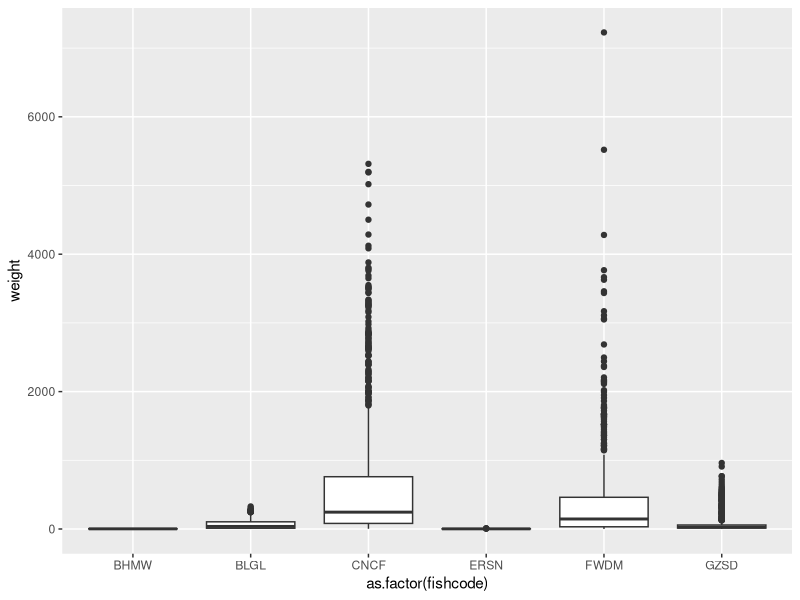

Generate this figure with R:
## ---- chunk 1
library(tidyverse) #load the readr package

fish <- read_csv("./2018 LTRM data.csv", col_types = list(weight = col_double())) #change the weight column to a numeric rather than a character string (in tidyverse, numeric class is called a double)

## ---- chunk 2
#If you don't specify the column type while bringing in the data, you can coerce the columns either within a function or permanently using wrappers such as as.factor(), as.numeric()

#example in a function NOT PERMANENT CHANGE:
ggplot(fish, aes(as.factor(fishcode), weight)) +
  geom_boxplot()

#example as permanent change: 
fish$fishcode <- as.factor(fish$fishcode)

#However, if a column is read as a character and is supposed to be numeric, you need two wrappers otherwise the data will change to numeric based on ranks only. For example a character list of 0, 5, 17, 19 would be coerced to 1, 2, 3, 4 when changed to a numeric only. To preserve the 0, 5, 17, 19 when converting to numeric do the following: 
fish$weight <- as.numeric(as.character(fish$weight))
## ---- chunk 3
unique(fish$fishcode) #this spits out the unique factors of species in our object
## ---- chunk 4
#install.packages("dplyr")
library(dplyr)
## ---- chunk 5
#Do we have unique IDs for all rows in the fish data? 
distinct(fish, Vital_Rate_Barcode, .keep_all = TRUE)#specify the fish data, specify what column you want to have distinct values from (our ID column is called Vital_Rate_Barcode), and then .keep_all = TRUE keeps all of the other data columns rather than just the barcode column
#we can see this dataset has 4,804 unique rows, so 5 of our fish previously had the same barcode/ID

#The distinct function can also be used to remove duplicate rows. If you create a dataset from multiple sources that may have some overlapping data, you can remove duplicate rows by wrapping the dataframe within the distinct function
distinct(fish)

# If you wnanted to save this as a new dataset, newfish <- distinct(fish)
## ---- chunk 6
rename(fish, Species = fishcode) #new name, then old name, note we do not have a permanent name change because we did not save our change using the objectname <- syntax

fish <- rename(fish, c(Species = fishcode, Weight = weight, TL = length)) #multiple column name changes use the concatenate function (c()) 
# New column name = old col name
#columns 73, 74, 78 are changed
# Can also use fish <- dplyr::rename(fish, c(Species = fishcode, Weight = weight, TL = length)) 
names(fish)
## ---- chunk 7
select(fish, ends_with("qf")) #there are multiple columns that end in "qf" in the dataset. Select all of these columns
## ---- chunk 8
#Let's put Species as the first column
select(fish, Species, everything()) # everything() will select everything else
## ---- chunk 9
#We're going to filter first based on TL 

large <- filter(fish, TL > 500) #name the new object "large", use the filter function, so specify dataframe first, then the variable  (TL) and what parameter of the variable (>500)
glimpse(large) #you can see that there are 246 fish with a TL of more than 500 (246 observations/rows)

#let's get the Channel Catfish only
catfish <- filter(fish, Species == "CNCF")#use the filter function. Again, specify the data frame, then the column we want to filter from (Species). Here, we want Channel Catfish only so we have to use a DOUBLE equal sign. If you use only one equal sign, it won't work.
glimpse(catfish)
#there are 1,253 Channel Catfish
## ---- chunk 10
#let's say you want to filter for multiple things, Let's filter for forage fish, so we want emerald shiner, bullhead minnow, and gizzard shad There are a couple ways to do this. 
unique(fish$Species)


#1. use | which means "or". So we are filtering for species that are Emerald Shiner, Gizzard Shad, or Bullhead Minnow
forage <- filter(fish, Species == "ERSN" | Species == "GZSD" | Species == "BHMW")
glimpse(forage)
unique(forage$Species)
#the above 2 data sets are the same

#2. use != to remove the other species from the fish we want. != means "not including" (when you say not including you need to switch to & )
forage1 <- filter(fish, Species != "CNCF" & Species != "BLGL" & Species != "FWDM" & Species != "LMBS" & Species != "WRMH")
glimpse(forage1)
unique(forage1$Species)

#3. use %in% (recommended)
forage2 <- filter(fish, Species %in% c("ERSN", "GZSD", "BHMW")) #%in% means "including", we're filtering from Species and including Emerald Shiner, Gizzard Shad, and Bullhead Minnow. You need to use the c() function here

glimpse(forage2)
unique(forage2$Species)

#4. The ! can be used with the %in% to remove a list of species
forage3 <- filter(fish, !Species %in% c("CNCF", "BLGL", "FWDM", "LMBS", "WRMH"))
glimpse(forage3)
unique(forage3$Species)

## ---- chunk 11
#we can use the & for this
#let's filter only Catfish with a TL above 500
catfish2 <- filter(fish, as.numeric(TL) > 500 & Species == "CNCF")#specify dataframe, filter by Species, use &, filter by TL
glimpse(catfish2)
## ---- chunk 12

#Use the between function within filter to identify the column and bounding values.
Between <- filter(fish, between(TL, 400, 600))

#Insert a "!" before the between function to indicate you do not want to keep records between these values.
NotBetween <- filter(fish, !between(TL, 400, 600))

Between$TL
## ---- chunk 13
#Filter all rows that include GN ID and Species codes listed above

#we want to look at forage fish from the first two stations (Pools 4 and 8)
#using two %in%
foragestation <- filter(fish, Species %in% c("ERSN", "GZSD", "BHMW") &
                 fstation %in% c(1,2))
#using %in% and |
foragestation2 <- filter(fish, Species %in% c("ERSN", "GZSD", "BHMW") & (fstation == 1 | fstation == 2)) #need to have parentheses around the | for fstation because of order of operations
#this tells R include the species ERSN, GZSD, BHMW from fstation 1 and 2

#without the parentheses around the | 
foragestation2 <- filter(fish, Species %in% c("ERSN", "GZSD", "BHMW") & fstation == 1 | fstation == 2) #this tells R to include the species ERSN, GZSD, BHMW from fstation 1 or any data from fstation 2

#without using %in% 
foragestation3 <- filter(fish, (Species == "ERSN" | Species == "GZSD" | Species == "BHMW") & (fstation == 1 | fstation == 2)) #need to include two sets of parentheses around the groups of ORs (|) and separated by the &


### extra info:
# Filter for the month of June
filter(fish, str_detect(fdate, "^6")) #starts with 

#Filter for only 2018
filter(fish,str_detect(fdate, ".2018")) #ends with


## ---- chunk 14
#arrange in ascending order of TL
arrange(fish, TL)

#arrange in descending order of Weight
arrange(fish, desc(Weight))

## ---- chunk 15
#Let's create a new column of TL that is in cm rather than the current mm
fish <- mutate(fish, TL_cm = TL / 10) #call the data (fish), create a name for the new column (`TL(cm)`) and do whatever function you want (TL/10). 
glimpse(fish) #we can see our new variable TL(cm), it stays in the dataset

#can also use multiple columns within the dataset to create a new one
fish <- mutate(fish, PWR = amps * volts) #this should be the same as the pwrused column

select(fish, pwrused, PWR) #check to make sure the columns are the same
## ---- chunk 16
#what percent of the total weight of catfish, does each catfish individually account for? 
mutate(catfish2, percentwght = Weight / sum(Weight, na.rm=TRUE) * 100)# weight of each catfish divided by the sum of the weights times 100 to get percent
# you can do this with percent spp composition, etc
## ---- chunk 17
fish2 <- transmute(fish, PWR = amps * volts, TL_cm = TL / 10) #same code as mutate, just add "trans"; this is a new dataset with only our two variables we made
fish2 #we see that the original data are not in the fish2 dataframe 
## ---- chunk 18
#what's the mean TL and Weight of all the fish? #remove NAs from the Weight column to get a mean
#summarize is more powerful when it's combined with group_by, but we need to learn the pipe first
## ---- chunk 19
#Group the data by species, then calculate the mean TL of each species
(fishgroup <- fish %>% #with the pipe, you specify the data you're using at the beginning. So here we specify that we are manipulating the fish dataset, then write the pipe %>%
group_by(Species) %>% #next we are going to group the fish data by Species. This clumps the same species together. See here how we do not have to first specify the data argument, because it's already specified in the pipe. Write the pipe symbol again. 
summarize(meanTL = round(mean(TL_cm), digits = 2), #here, round the meanTL to make the output cleaner. We only have 2 decimals with digits=2
          minTL = min(TL_cm), 
          maxTL = max(TL_cm))) #Now we are going to use summarize to find the mean, max, and min TL of each fish species. Here, we named the mean manipulation "mean" by using "mean=". You do not have to name the summary
## ---- chunk 20

fish %>%
  group_by(fstation,#GRoup by Species within station. When grouping by multiple factors list the factors in order from largest to smallest (i.e., this example is species within fstation).
           Species) %>%
  summarise(meanTL = round(mean(TL_cm), digits = 2), #here, round the meanTL to make the output cleaner. We only have 2 decimals with digits=2
          minTL = min(TL_cm), 
          maxTL = max(TL_cm))

# if you have trouble with summarize not working, add dplyr::summarize because a package is masked
## ---- chunk 21
fish %>%
  group_by(fstation,#Group by Species within station. When grouping by multiple factors list the factors in order from largest to smallest (i.e., this example is species within fstation).
           Species) %>%
  mutate(meanTL = round(mean(TL_cm), digits = 2), #here, round the meanTL to make the output cleaner. We only have 2 decimals with digits=2
          minTL = min(TL_cm), 
          maxTL = max(TL_cm)) 
## ---- chunk 22
fish %>%
  group_by(fstation,#GRoup by Species within station. When grouping by multiple factors list the factors in order from largest to smallest (i.e., this example is species within fstation).
           Species) %>%
  mutate(meanTL = round(mean(TL_cm), digits = 2), #here, round the meanTL to make the output cleaner. We only have 2 decimals with digits=2
          minTL = min(TL_cm), 
          maxTL = max(TL_cm)) %>% 
  distinct(Species, fstation, .keep_all = TRUE) #specify the variable(s) that are the unique identifiers (Species, fstation), .keep_all = TRUE means it will keep all other columns
## ---- chunk 23
#number of fish in each species within our dataset
fish %>%
  group_by(Species) %>% #group by species here or any factor you want (or multiple factors)
  summarize(N = n()) #use n() with nothing in the parentheses to get the number of observations

#OR
fish %>% 
  group_by(Species) %>%
  count() #count automatically creates a variable called n that is the count of the data. Simpler to write than summarize(N=n())
## ---- chunk 24
#Often, we work with percents or proportions, so calculating them using mutate is beneficial

#we want to calculate the proportion/percent of individuals in each species 
fish %>% #take the fish dataset
  group_by(Species) %>% #first group by species
  count() %>% #count the number of individuals in each species
  ungroup() %>% #ungroup the data so you can perform other manipulations/analyses on it. Group would only allow us to sum the BHMW and find a proportion within that group (which would equal 1). Ungroup allows us to determine the proportion from the entire dataset. Count retains groups in data, so need to ungroup below
  mutate(prop = n / sum(n), #calculate proportion as the number of individuals in a species divide by the total number of individuals in the dataset. Count automatically labels this "n"
         percent = n / sum(n) * 100) #calculate percent which is the proportion times 100. 

#Using summarize instead of count
fish %>%
  group_by(Species) %>%
  summarize(N = n()) %>%
  mutate(prop = N / sum(N),
         percent = N / sum(N) * 100)  # all of these can be saved as an object 
## ---- chunk 25
#this is what the original data look like
fish %>%
  select(Weight, TL_cm)

#let's use round across both weight and length columns
fish %>%
  mutate(across(c(Weight, TL_cm), ~ round(.x, digits = -1))) %>% #within mutate, use the wrapper across on columns Weight and TL_cm (use c() to denote multiple columns). Use the ~ with the function round and specify the data spot in the round function as ".x" to denote the x should be whatever is in the "c()" function wrapper. (so weight and TL_cm). Digits =-1 rounds things to tens place. Good for binning!!
  select(Weight, TL_cm)

## ---- chunk 26
#get mean and sd of weight and length using group by and summarize
fish %>%
  group_by(Species) %>%
  summarize(across(c(Weight, TL_cm), list(mean = mean, sd = sd))) #specify the data columns in c(), and list the functions used. 
#we notice that the results have NAs for the weight columns because of NAs in the data. You will need to change the function code slightly to add na.rm=TRUE to the data. 


#get mean and sd of weight and length using group by and summarize
fish %>%
  group_by(Species) %>%
  summarize(across(c(Weight, TL_cm), list(mean = ~ mean(.x, na.rm = TRUE), sd = ~ sd(.x, na.rm = TRUE)))) #specify the data columns in C(), list the multiple functions used. mean = is the name of the new column, ~ mean(.x, na.rm=TRUE) is the function to use. Allows you to specify the na.rm and other qualifiers to the function. Repeat for sd. The tilde always means "a function of"
## ---- chunk 27
#the above code can also be completed with the following code, but takes more effort to write. 
fish %>%
  group_by(Species) %>%
  summarize(Weight_mean = mean(Weight, na.rm = TRUE), Weight_sd = sd(Weight, na.rm = TRUE), TL_cm_mean = mean(TL_cm), TL_cm_sd = sd(TL_cm)) #specify the functions independently in this scenario. 
## ---- chunk 28
library(tidyr)
## ---- chunk 29
#this first example does not include the wrapper "round". We can see that the output has a large number of decimal places which is not conducive to show in reports or manuscripts
(fishgroup <- fish %>% 
group_by(Species) %>% #next we are going to group the fish data by Species
summarize(meanTL = mean(TL_cm), #mutate several variables
          minTL = min(TL_cm), 
          maxTL = max(TL_cm)))

#use round to get 2 decimal places
(fishgroup <- fish %>% 
group_by(Species) %>% 
summarize(meanTL = round(mean(TL_cm), digits = 2), #here, round the meanTL to make the output cleaner. We only have 2 decimals with digits=2
          minTL = min(TL_cm), 
          maxTL = max(TL_cm)))

#you can change the number of digits to match whatever significant figures are needed. Let's change the rounding to 4 
(fishgroup <- fish %>% 
group_by(Species) %>% 
summarize(meanTL = round(mean(TL_cm), digits = 4), # We have 4 decimals with digits=4
          minTL = min(TL_cm), 
          maxTL = max(TL_cm)))

#you can also round to the nearest whole number digits = 0 or the 10s (digits = -1) or hundreds place (digits = -2) by using negative integers with the round function
(fishgroup <- fish %>% 
group_by(Species) %>% 
summarize(meanTL = round(mean(TL_cm), digits = -1), # We have rounded to the tens place with digits=1
          minTL = min(TL_cm), 
          maxTL = max(TL_cm)))
## ---- chunk 30
#without rounding
(fishgroup <- fish %>% 
group_by(Species) %>% 
summarize(meanTL = mean(TL_cm)))

#use floor to round down to the nearest whole number
(fishgroup <- fish %>% 
group_by(Species) %>% 
summarize(meanTL = floor(mean(TL_cm))))

#use ceiling to round up to the nearest whole number
(fishgroup <- fish %>% 
group_by(Species) %>% 
summarize(meanTL = ceiling(mean(TL_cm))))
## ---- chunk 31
library(plyr)

#round down to the nearest 10s place
(fishgroup <- fish %>% 
group_by(Species) %>% 
dplyr::summarize(meanTL = round_any(mean(TL_cm), 10, f = floor))) #use round_any to round down (f=floor) the mean to the nearest 10s place

#round up to the nearest 10s place
(fishgroup <- fish %>% 
group_by(Species) %>% 
dplyr::summarize(meanTL = round_any(mean(TL_cm), 10, f = ceiling))) #use round_any to round up (f=ceiling) the mean to the nearest 10s place

## ---- chunk 32
#code copied from previous examples 
#we remove all fish with missing weight data
filter(fish, !is.na(Weight)) #we are filtering  out any values of NA in the Weight column
#there are 3,487 observations containing weight data
# Make sure the ! is before is.na or it will keep the NAs only

#we remove all NAs in the weight column from the mean calculation
summarize(fish, meanTL = mean(TL), meanW = mean(!is.na(Weight))) #another example of removing NAs for a a specific calculation
# OR summarize(fish, meanTL = mean(TL), meanW = mean(Weight, na.rm= TRUE))

#filter for just catfish
catfish2 <- filter(fish, Species == "CNCF") #filter the fish dataset were column Species is CNCF (channel catfish)

#we remove all NAs in the weight column from the percentwght calculation
mutate(catfish2, percentwght = Weight / sum(Weight, na.rm = TRUE) * 100)# weight of each catfish divided by the sum of the weights times 100 to get percent

## ---- chunk 33
#the following code will create dataset fish2 that is missing all rows from fish that contained NA values in the weight column. 
#This will remove all the other data in those rows as well, so be careful that this is the function you would like to use
fish2<-fish %>%
  filter(!is.na(`Weight`)) 
## ---- chunk 34

fish2<- fish %>%
  complete(lcode, Species, fill = list(catch=0)) #%>% #name the dataset, what variable we are interested in completing (Species and lcode, we want 0s to be there for the species that weren't collected at each site). With fill argument, want to change Catch. Within the fill argument, we want to specify the column we are filling our explicit missing values with and what the missing values should be. Here we want to fill the column with 0s (default is NA)

glimpse(fish2)
## ---- chunk 35
#we need to arrange the data first so the missing data can fill in with the correct information from the site code. So here, we want to arrange by the site code (lcode) and a missing variable because the fill function need a direction to fill in the missing information by.
fish3 <- fish2 %>%
#arrange by Site code and then a variable that contains missing data. This puts all of the rows with missing data at the bottom of the list for each site
  arrange(lcode, barcode) %>%

#use fill to fill in missing values throughout columns (except catch and removed)
  fill(site:grp_wdth, .direction = "down") #specify the columns you need filled (site through grp_wdth) and specify the direction you are filling the data. because we arranged the data so the missing values are at the bottom of the list for each site, we fill in a down direction (top to bottom). 
fish3

## ---- chunk 36
fish4 <- fish %>%
  complete(lcode, Species, fill = list(catch = 0)) %>%
  arrange(lcode, barcode) %>%
  fill(site:grp_wdth, .direction= "down")
#gives the same information as separating the two previous code chunks

## ---- chunk 37
#load lubridate package
library(lubridate)

#convert the sdate variable from fish (character class) into a date variable using the mdy function (because sdate follows month, day, year)
date <- mdy(fish$sdate)

#our data are now a date
glimpse(date) #converted to ymd as default

datetime <- mdy_hms(paste(fish$sdate, fish$stime)) #use the paste function with the function mdy_hms to combine the date and time columns from the dataset into one


#The mdy function also converts the date from a character to a Date type. This is important if you want to arrange your data by date. If you arrange character data, it is arranged by the first character (i.e., 10/01/2023 would come before 6/01/2023) because 1 comes before 6. 

#If we arrange the fish dataset by sdate the first row is has a date of 10/1/2018
fish %>%
  arrange(sdate)

#When we convert sdate to a Date type before arranging, the first row has a date of 6/15/2018

fish %>%
  mutate(sdate = mdy(sdate)) %>%
  arrange(sdate)

## ---- chunk 38
(tib1 <- tibble(banana = c(1,2,3),
             x = c("x1","x2","x3")))
(tib2 <- tibble(banana = c(1,2, 4),
             y = c("y1","y2", "y4")))
#we just created two datasets that have the same values for the variable "banana". We can join these two datasets(tibbles) together based on this banana variable (the column that is in common with both)
## ---- chunk 39
(x <- inner_join(tib1, tib2, by = "banana"))
#we see that our data are combined based on banana
#any unmatched rows are not included, so y4 and x3 are not included
## ---- chunk 40
#this is the most used join because you usually use it just to look up data from another table
(left <- left_join(tib1, tib2)) #all observations in the first table (tib1) are kept, so  NA is in the place of the banana 3 row for y, because it is missing **** THIS IS MOST COMMONLY USED*****

#left <- left_join(tib1, tib2, by= c("Species", "ID")) can be used to merge by multiple columns
## ---- chunk 41
#Right joins only keep the observations in the 2nd table (tib1)
(right <- right_join(tib1, tib2)) #here the banana 4 row is included because tib1 contains that value (the right dataset), but banana 3 row is excluded, because it is only in the tib2 dataset
## ---- chunk 42
#a full join keeps observations from both datasets/tables
(full <- full_join(tib1, tib2))
#we see four rows of data here, and the missing values are present in both x and y columns
## ---- chunk 43
(anti1 <- anti_join(tib1, tib2))#antijoin keeps observations that are in the left dataset but not the right, so we only see x3 because that one was not in tib2

(anti2 <- anti_join(tib2, tib1))#now we only see y4 because that row was not in tib1 

## ---- chunk 44
cbind(tib1,tib2) #baseR code here works because there are the same number of rows in both tib datasets (cbind and rbind)
(tib3 <- bind_cols(tib1, tib2)) #both tib1 and tib2 are added together into a new dataset
## ---- chunk 45
library(tidyr)
(dates <- fish %>%
  separate(fdate, into = c("Month", "Day", "Year")) %>%
select(2:11))#the column that needs to be separated out, into is the argument to designate the names of the new columns in order of their separation. Can separate many values within a column if needed . Will not save the original column

glimpse(dates)
## ---- chunk 46
glimpse(dates) #the sdate and fdate columns are characters, maybe we want them to be numeric
(dates2 <- fish %>%
   separate(fdate, into = c("Month", "Day", "Year"), sep = "/", convert = TRUE)) %>%
  select(2:11)#just add the sep and convert arguments here
#we now see that month, day, and year are integers, not characters
glimpse(dates2)
## ---- chunk 47
#let's recombine month, day, year into Date
(dates3 <- dates2 %>%
  unite(Date, Month, Day, Year, sep = "/"))#the new column name, first column to combine, 2nd column to combine,3rd column to combine, how you want to separate the values in the column
#the default to separate the values in the column is to use the underscore, so you can specify the separator

head(dates3)#The Date column is the same as the original fdate column. 
## ---- chunk 48
#let's create a summary table of the fish data
#we only want 6 species of interest, so get rid of the other 2 species, find the number of observations by species and field station, and turn it into a tibble
fish2 <- fish %>%
  filter(Species != "LMBS" & Species != "WRMH") %>%
  group_by(Species, fstation) %>% #group by multiple factors
  dplyr::summarize(N = n()) %>%
  as_tibble() #create a tibble which is a more easily manipulated version of a table in the tidyverse
## ---- chunk 49
library(tidyr) #within the tidyr package
#make the tibble spread out to make it easier to read
(observations <-fish2 %>%
  pivot_wider(id_expand = FALSE, names_from = fstation, values_from = N))#id_expand means that if you have "missing data" from columns (no temp data from October-December), you can create empty rows that fill in the missing data (=TRUE) or omit rows with missing data (=FALSE). Similar to complete and fill
#names_from is the column of variables we want to separate into distinct columns, automatically R will make columns for each of the factors within the column selected. 
#Values_from is the column of data values that will be filled in the new columns' cells. 
# Names from and values from are the most important bits to worry about

## ---- chunk 50
#let's rename the columns
    (observations2 <- observations %>% 
       dplyr::rename(`Pool 4` = `1`, `Pool 8` = `2`, `Pool 13` = `3`, `Pool 26` = `4`, `Open River` = `5`, `La Grange Pool` = `6`)) #(New name = old name) Tick marks have to be used when there are spaces in the name (same key as tilde)
## ---- chunk 51
library(forcats) #within the forcats package (deals with factors)
#lets also add sum column and row for totals
observations2 <- observations2 %>%
  # ungroup(observations2)%>% #need to ungroup the data to manipulate it. It is currently grouped because the ojbect "observations2" was created down the line from "fish2" which was a result of our group_by & summarize combo. This was only for older versions of dplyr and R
    mutate(Total = `Pool 4` + `Pool 8` + `Pool 13` + `Pool 26` + `Open River` + `La Grange Pool`) %>% #use mutate to create a new column of data called "Total" and we will add all of the numbers from each field station together
    mutate(Species = fct_recode(Species, #Now use mutate to rename the "factors" which are the species names. Here, we use fct_recode (factor recode)
                             "Bullhead Minnow" = "BHMW", #New name = old name
                             "Bluegill" = "BLGL", 
                             "Channel Catfish" = "CNCF", 
                             "Emerald Shiner" = "ERSN", 
                             "Freshwater Drum" = "FWDM", 
                             "Gizzard Shad" = "GZSD")) #column for each species

## ---- chunk 52
#library(forcats)
observations2 %>%
  mutate(Species = fct_collapse(Species, 
                             `Forage Fish` = c("Bullhead Minnow", "Emerald Shiner", "Gizzard Shad"), #name of new category, concatenated factors that will be in new category
                             `Omnivore` = c("Channel Catfish"), 
                             `Invertivore` = c("Bluegill", "Freshwater Drum")))

#other factors not mentioned will stay the same
#we can see that the rows for the new factors don't combine together, and that's because this tibble is created based on the grouping variables we first described. We would need to redo the tibble creation to make the factors actually collapse with one another. Do factor collapse before manipulating your data if you want to summarize/group by the new categories 
## ---- chunk 53
#Let's take all of the site columns we made using pivot_wider, and make them into a single column. Doing so will assign every site to each individual. The NAs mean that that individual was not in that site.

obs3 <- observations2 %>% #pipe straight away
  select(-Total) %>% #remove the total column since we don't need to have that gathered in our dataset. Select with a minus sign in front of the column you don't want will deselect the column
pivot_longer(names_to = "Site", values_to = "N", 2:7) #names_to is the new column you are making as the "names" or ID for whatever data you want, so we want to make site into one column. Values_to is the information from the multiple columns you want to combine. This value will be a new column with whatever name you give it. the numbers are the numbers of the columns you wish to combine together. Here we are taking all of the site columns we made which are columns 2 through 7. The : means "through"
obs3
## ---- chunk 54

fish <- read_csv("./2018 LTRM data.csv", col_types= list(weight =col_double()))

## ---- chunk 55

